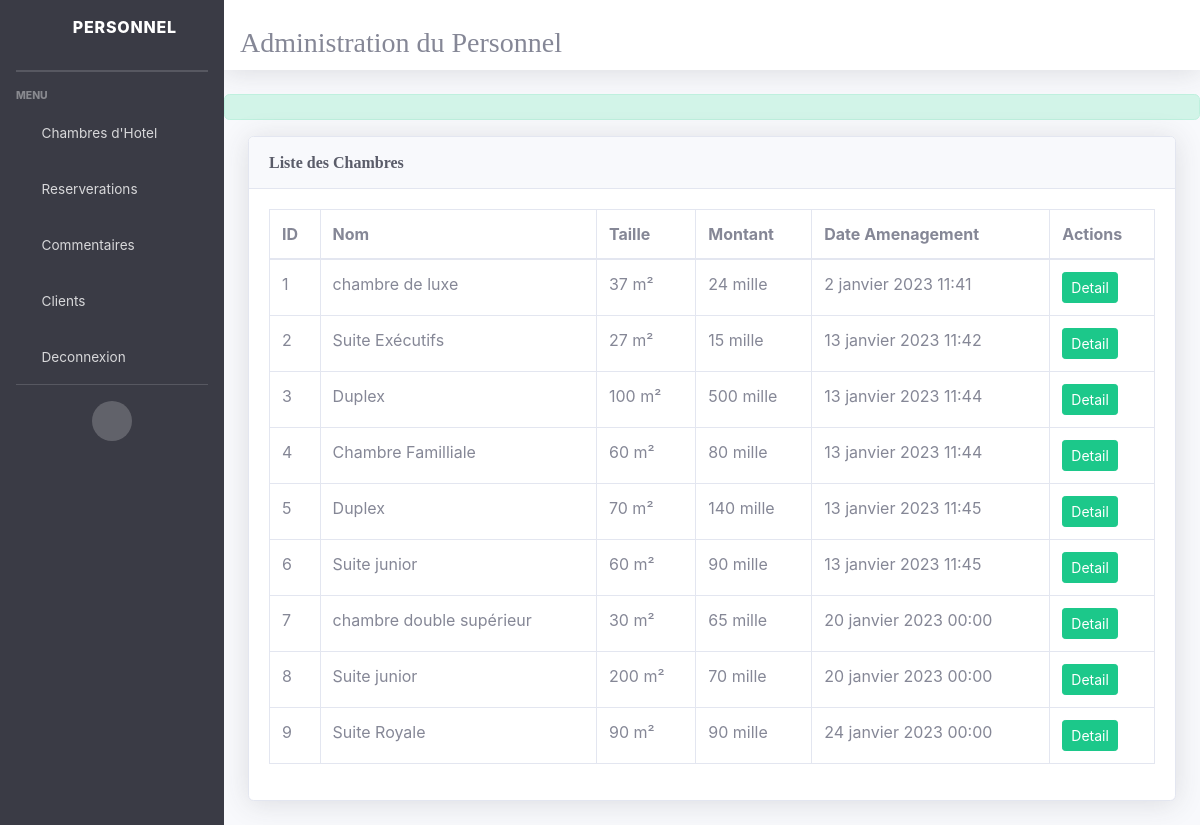
Page /personel_chambre on the committed database.
### Hotel/models.py (models this page shows, shortened)
class chambre(models.Model):
    date_creation = models.DateTimeField()
    cout = models.IntegerField()
    taille = models.IntegerField()
    type_chambre_id = models.ForeignKey(type_chambre, default=0, on_delete=models.CASCADE)
    photo = models.ImageField(verbose_name='photo de chambre' , default='img_chambre/default.jpg', upload_to='img_chambre')

class type_chambre(models.Model):
    nom = models.CharField(max_length=30)

### Hotel/views.py (the view)
# urls.py: path('personel_chambre',liste_ch , name='liste_ch' ),
def liste_ch(request):
    anim = chambre.objects.all()
    return render(request,'personel/chambre.html', {'chambre' : anim})

### Hotel/templates/personel/chambre.html
{% extends 'bose.html' %}
{% block content %}
<div class="container-fluid">
  <div class="card shadow mb-4">
                          <div class="card-header py-3">
                              <h6 class="m-0 font-weight-bold text-primary">Liste des Chambres</h6>
                          </div>
                          <div class="card-body">
                              <div class="table-responsive">
                                  <table class="table table-bordered" id="dataTable" width="100%" cellspacing="0">
                          <thead>
                              <th>ID</th>
                              <th>Nom</th>
                              <th>Taille</th>
                              <th>Montant</th>
                              <th>Date Amenagement</th>
                              <th>Actions</th>
                          </thead>
      <tbody>
        {% for pers in chambre %}
        <tr>
          <td>{{pers.id}}</td>
          <td>{{pers.type_chambre_id.nom}}</td>
          <td>{{pers.taille}} m²</td>
          <td>{{pers.cout}} mille</td>
          <td>{{pers.date_creation}}</td>
          <td>
            <a href='{% url 'afficher' pers.id %}' class = 'btn btn-success btn-sm'>Detail</a>
          </td>
        </tr>
        {% endfor %}
      </tbody>
    </table>
</div>
</div>
</div>
</div>
    {% endblock content %}

### Hotel/static/css/blog.css (style rules this page uses)
h1, h2, h3, h4, h5, h6 { font-family: "Playfair Display", Georgia, "Times New Roman", serif; }

### rows in the picture
chambre: id "1", type_chambre_id.nom "chambre de luxe", taille "37", cout "24", date_creation "2 janvier 2023 11:41"
chambre: id "2", type_chambre_id.nom "Suite Exécutifs", taille "27", cout "15", date_creation "13 janvier 2023 11:42"
chambre: id "3", type_chambre_id.nom "Duplex", taille "100", cout "500", date_creation "13 janvier 2023 11:44"
chambre: id "4", type_chambre_id.nom "Chambre Familliale", taille "60", cout "80", date_creation "13 janvier 2023 11:44"
chambre: id "5", type_chambre_id.nom "Duplex", taille "70", cout "140", date_creation "13 janvier 2023 11:45"
chambre: id "6", type_chambre_id.nom "Suite junior", taille "60", cout "90", date_creation "13 janvier 2023 11:45"
chambre: id "7", type_chambre_id.nom "chambre double supérieur", taille "30", cout "65", date_creation "20 janvier 2023 00:00"
chambre: id "8", type_chambre_id.nom "Suite junior", taille "200", cout "70", date_creation "20 janvier 2023 00:00"
chambre: id "9", type_chambre_id.nom "Suite Royale", taille "90", cout "90", date_creation "24 janvier 2023 00:00"
